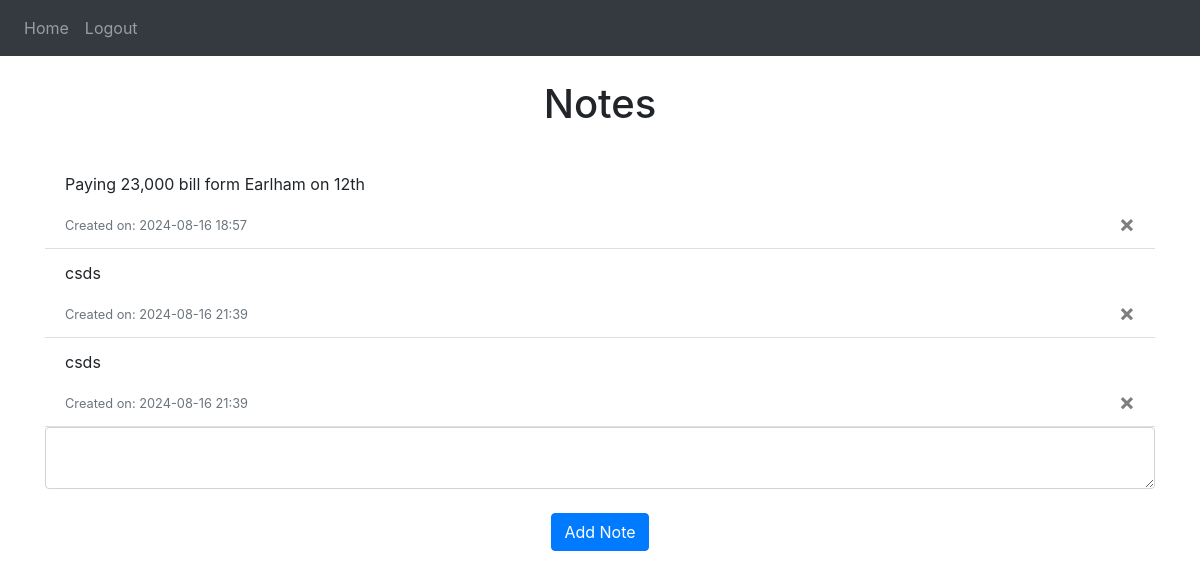
Screenshot of / (signed in) with the database file from the repository.
### website/models.py (models this page shows)
class Note(db.Model):
    id = db.Column(db.Integer, primary_key=True)
    data = db.Column(db.String(1000))
    date = db.Column(db.DateTime(timezone=True), default=func.now())
    user_id = db.Column(db.Integer, db.ForeignKey('user.id')) #one to many relationship

### website/views.py (the view, shortened to what this page needs)
@views.route('/', methods=['GET', 'POST'])
@login_required
def home():
    return render_template("home.html", user=current_user)

### website/templates/home.html
{% extends "base.html" %}{% block title %}Home{% endblock %}{% block content %}
<br />
<h1 align="center">Notes</h1>
<br />
<ul class="list-group list-group-flush" id="notes">
    {% for note in user.notes %}
        <li class="list-group-item">
            <p>{{ note.data }}</p>
             <small class="text-muted">Created on: {{ note.date.strftime('%Y-%m-%d %H:%M') }}</small>
            <button type="button" class="close" onClick="deleteNote({{ note.id }})">
                <span aria-hidden="true">&times;</span>
            </button>
        </li>
    {% endfor %}
</ul>
<form method="POST">
    <textarea name="note" id="note" class="form-control"></textarea>
    <br />
    <div align="center">
        <button type="submit" class="btn btn-primary">Add Note</button>
    </div>
</form>
{% endblock %}

### rows the page displays
Note: data "Paying 23,000 bill form Earlham on 12th", date "2024-08-16 18:57"
Note: data "csds", date "2024-08-16 21:39"
Note: data "csds", date "2024-08-16 21:39"
